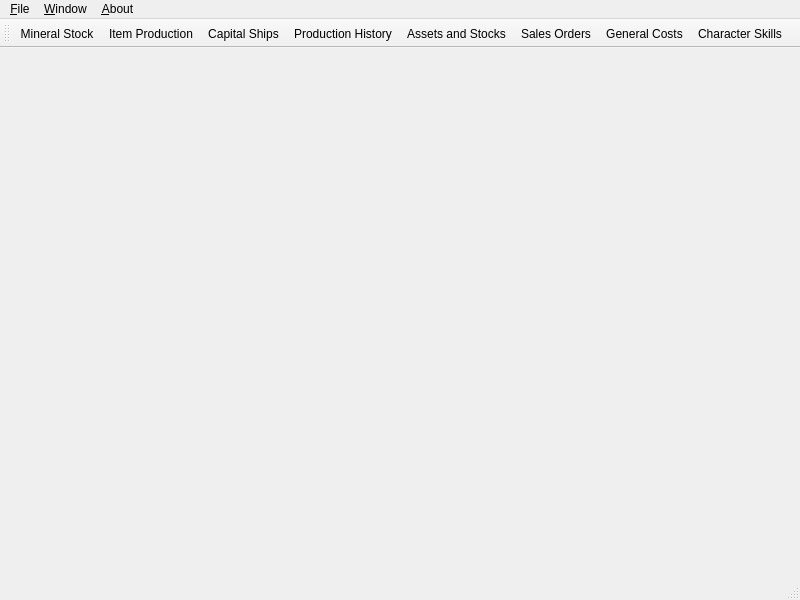
<ui version="4.0" >
 <author></author>
 <comment></comment>
 <exportmacro></exportmacro>
 <class>MainWindow</class>
 <widget class="QMainWindow" name="MainWindow" >
  <property name="geometry" >
   <rect>
    <x>0</x>
    <y>0</y>
    <width>800</width>
    <height>600</height>
   </rect>
  </property>
  <property name="windowTitle" >
   <string>Kavanagh Manufacturing Manager</string>
  </property>
  <property name="windowIcon" >
   <iconset resource="resources.qrc" >:/qt.png</iconset>
  </property>
  <widget class="QWidget" name="centralwidget" />
  <widget class="QMenuBar" name="menubar" >
   <property name="geometry" >
    <rect>
     <x>0</x>
     <y>0</y>
     <width>800</width>
     <height>21</height>
    </rect>
   </property>
   <widget class="QMenu" name="menu_About" >
    <property name="title" >
     <string>&amp;About</string>
    </property>
    <addaction name="action_Help" />
    <addaction name="separator" />
    <addaction name="actionAbout" />
   </widget>
   <widget class="QMenu" name="menu_File" >
    <property name="title" >
     <string>&amp;File</string>
    </property>
    <addaction name="actionE_xit" />
   </widget>
   <widget class="QMenu" name="windowMenu" >
    <property name="title" >
     <string>&amp;Window</string>
    </property>
   </widget>
   <addaction name="menu_File" />
   <addaction name="windowMenu" />
   <addaction name="menu_About" />
  </widget>
  <widget class="QStatusBar" name="statusbar" />
  <widget class="QToolBar" name="toolBar" >
   <property name="orientation" >
    <enum>Qt::Horizontal</enum>
   </property>
   <property name="iconSize" >
    <size>
     <width>32</width>
     <height>32</height>
    </size>
   </property>
   <property name="toolButtonStyle" >
    <enum>Qt::ToolButtonTextUnderIcon</enum>
   </property>
   <attribute name="toolBarArea" >
    <number>4</number>
   </attribute>
   <addaction name="actionMineral_Stock" />
   <addaction name="actionProduction" />
   <addaction name="actionCapital_Ship_Construction" />
   <addaction name="actionProduction_History" />
   <addaction name="actionAssets" />
   <addaction name="actionSales" />
   <addaction name="actionGeneral_Costs" />
   <addaction name="actionSkills" />
  </widget>
  <action name="actionMineral_Stock" >
   <property name="icon" >
    <iconset resource="resources.qrc" >:/img/MineralStock.png</iconset>
   </property>
   <property name="text" >
    <string>Mineral Stock</string>
   </property>
   <property name="toolTip" >
    <string>Mineral Stock - Alt+M</string>
   </property>
   <property name="statusTip" >
    <string>Mineral Stock</string>
   </property>
   <property name="shortcut" >
    <string>Alt+M</string>
   </property>
  </action>
  <action name="actionProduction" >
   <property name="icon" >
    <iconset resource="resources.qrc" >:/img/Production.png</iconset>
   </property>
   <property name="text" >
    <string>Item Production</string>
   </property>
   <property name="toolTip" >
    <string>Item Production - Alt+P</string>
   </property>
   <property name="statusTip" >
    <string>Item Production</string>
   </property>
   <property name="shortcut" >
    <string>Alt+P</string>
   </property>
  </action>
  <action name="actionProduction_History" >
   <property name="icon" >
    <iconset resource="resources.qrc" >:/img/Hist.PNG</iconset>
   </property>
   <property name="text" >
    <string>Production History</string>
   </property>
   <property name="toolTip" >
    <string>Item Production History - Alt+H</string>
   </property>
   <property name="statusTip" >
    <string>Production History</string>
   </property>
   <property name="shortcut" >
    <string>Alt+H</string>
   </property>
  </action>
  <action name="actionCapital_Ship_Construction" >
   <property name="icon" >
    <iconset resource="resources.qrc" >:/img/CapitalShip.png</iconset>
   </property>
   <property name="text" >
    <string>Capital Ships</string>
   </property>
   <property name="toolTip" >
    <string>Capital Ship Construction - Alt+C</string>
   </property>
   <property name="statusTip" >
    <string>Capital Ship Construction</string>
   </property>
   <property name="shortcut" >
    <string>Alt+C</string>
   </property>
  </action>
  <action name="actionAssets" >
   <property name="icon" >
    <iconset resource="resources.qrc" >:/img/Assets.png</iconset>
   </property>
   <property name="text" >
    <string>Assets and Stocks</string>
   </property>
   <property name="toolTip" >
    <string>Assets - Alt+A</string>
   </property>
   <property name="statusTip" >
    <string>Assets</string>
   </property>
   <property name="shortcut" >
    <string>Alt+A</string>
   </property>
  </action>
  <action name="actionSales" >
   <property name="icon" >
    <iconset resource="resources.qrc" >:/img/Sales.png</iconset>
   </property>
   <property name="text" >
    <string>Sales Orders</string>
   </property>
   <property name="toolTip" >
    <string>Sales - Alt+S</string>
   </property>
   <property name="statusTip" >
    <string>Sales</string>
   </property>
   <property name="shortcut" >
    <string>Alt+S</string>
   </property>
  </action>
  <action name="actionGeneral_Costs" >
   <property name="icon" >
    <iconset resource="resources.qrc" >:/img/Costs.png</iconset>
   </property>
   <property name="text" >
    <string>General Costs</string>
   </property>
   <property name="toolTip" >
    <string>General Costs - Alt+G</string>
   </property>
   <property name="statusTip" >
    <string>General Costs</string>
   </property>
   <property name="shortcut" >
    <string>Alt+G</string>
   </property>
  </action>
  <action name="actionSkills" >
   <property name="icon" >
    <iconset resource="resources.qrc" >:/img/Skills.png</iconset>
   </property>
   <property name="text" >
    <string>Character Skills</string>
   </property>
   <property name="toolTip" >
    <string>Skills - Alt+K</string>
   </property>
   <property name="statusTip" >
    <string>Skills</string>
   </property>
   <property name="shortcut" >
    <string>Alt+K</string>
   </property>
  </action>
  <action name="actionE_xit" >
   <property name="text" >
    <string>E&amp;xit</string>
   </property>
   <property name="statusTip" >
    <string>Exits program</string>
   </property>
   <property name="shortcut" >
    <string>Ctrl+X</string>
   </property>
  </action>
  <action name="action_Help" >
   <property name="text" >
    <string>&amp;Help</string>
   </property>
   <property name="statusTip" >
    <string>Help</string>
   </property>
   <property name="shortcut" >
    <string>F1</string>
   </property>
  </action>
  <action name="actionAbout" >
   <property name="text" >
    <string>&amp;About</string>
   </property>
   <property name="statusTip" >
    <string>About KMM...</string>
   </property>
   <property name="shortcut" >
    <string>Ctrl+A</string>
   </property>
  </action>
 </widget>
 <pixmapfunction></pixmapfunction>
 <resources>
  <include location="resources.qrc" />
 </resources>
 <connections/>
</ui>
